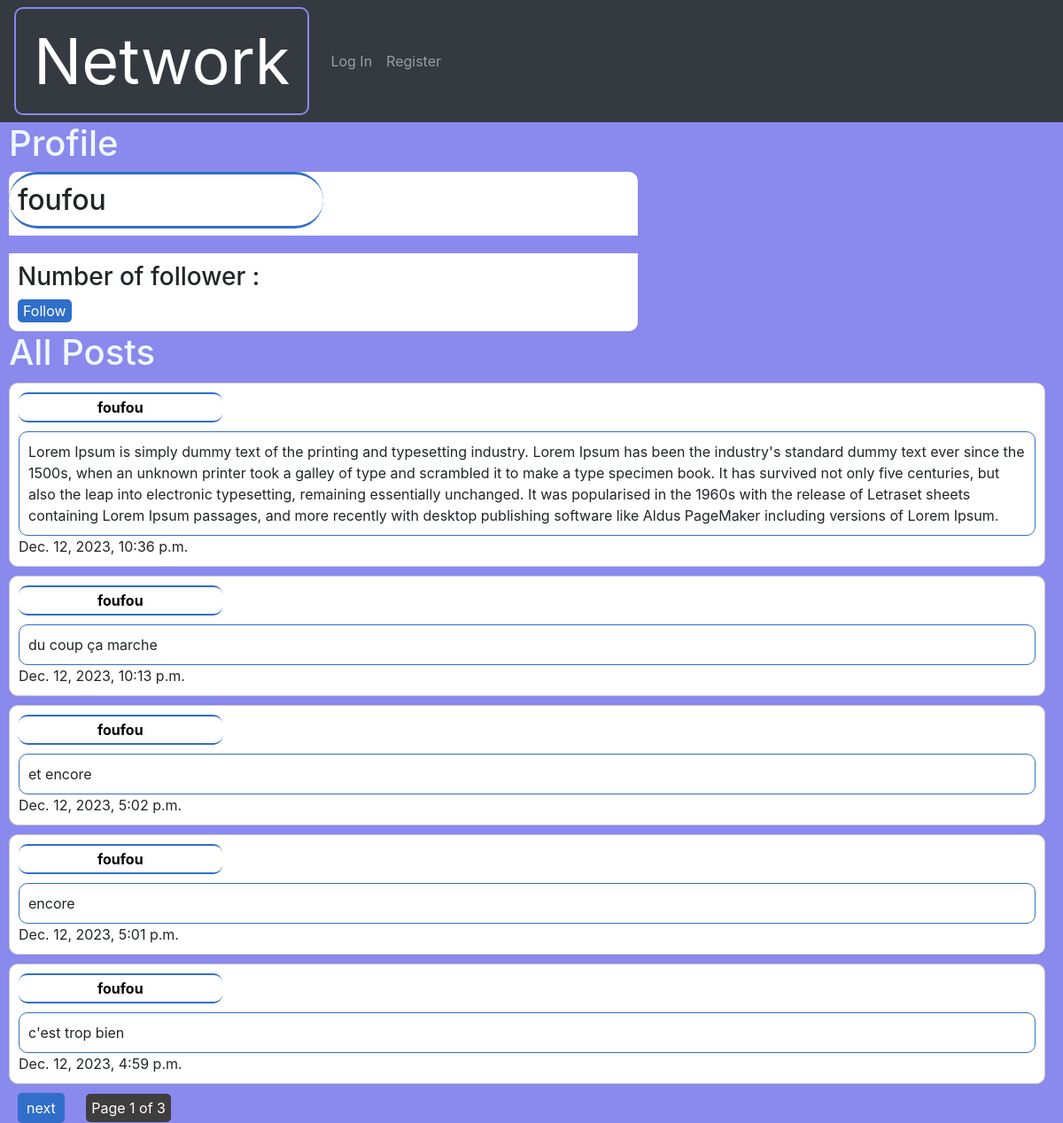
/profile/foufou/, run on the app's committed database.
### network/models.py (models this page shows)
class User(AbstractUser):
    pass

class NewPost(models.Model):
    postContent = models.CharField(max_length=500)
    poster = models.ForeignKey(User, on_delete=models.CASCADE, related_name = "poster")
    timestamp = models.DateTimeField(auto_now_add=True)

### network/views.py (the view)
# urls.py: path("profile/<str:profilename>/", views.profile, name="profile"),
def profile(request,profilename):
    user  = User.objects.get(username = profilename)
    name = str(user)
    posts_list = NewPost.objects.filter(poster = user).order_by('-timestamp')
    paginator = Paginator(posts_list, 5)
    page_number = request.GET.get('page')
    page_obj = paginator.get_page(page_number)
    return render(request , "network/profile.html", {'profilename': profilename, 'page_obj' : page_obj, 'name' : name})

### network/templates/network/profile.html (shortened to what this page needs)
{% extends "network/layout.html" %}
{% load static %}
{% block body %}
<div id="profile">
<h1>Profile</h1>
<div class="profile-container">
    <h2 id="name">{{name}}</h2>
    <div id="number-follower">
        <h3 >Number of follower :  </h3>
        <input type="submit" value="Follow" id="follow">
    </div>
</div>
    <div>
        <h1>All Posts</h1>
    </div>
<div id="posts">
    {% for post in page_obj %}
   <div class="post-container">
    <div class="poster"><a href="{% url 'profile' profilename=post.poster %}"><strong>{{ post.poster }}</strong></a></div>
    <div class="post-content">{{ post.postContent }}</div>
    <div class="post-time">{{post.timestamp}}</div>
   </div>
{% endfor %}
<div class="pagination">
    <span class="step-links">
        {% if page_obj.has_next %}
        <button id="next" >next</button>
        {% endif %}
        <span class="current page">
            Page {{ page_obj.number }} of {{ page_obj.paginator.num_pages }}
        </span>
    </span>
</div>
</div>
</div>
{% endblock %}

### network/templates/network/layout.html (shortened to what this page needs)
{% load static %}
<!DOCTYPE html>
<html lang="en" id="body">
    <head>
        <link rel="stylesheet" href="https://stackpath.bootstrapcdn.com/bootstrap/4.4.1/css/bootstrap.min.css">
        <link href="{% static 'network/styles.css' %}" rel="stylesheet">
    </head>
    <body >
        <nav class="navbar navbar-expand-lg navbar-dark bg-dark">
            <a class="navbar-brand" href="/">Network</a>
            <div>
              <ul class="navbar-nav mr-auto">
                {% if user.is_authenticated %}
                    <li class="nav-item">
                        <a class="nav-link" href="#">Following</a>
                    </li>
                    <li class="nav-item">
                        <a class="nav-link" href="{% url 'logout' %}">Log Out</a>
                    </li>
                {% else %}
                    <li class="nav-item">
                        <a class="nav-link" href="{% url 'login' %}">Log In</a>
                    </li>
                    <li class="nav-item">
                        <a class="nav-link" href="{% url 'register' %}">Register</a>
                    </li>
                {% endif %}
              </ul>
            </div>
          </nav>
        <div class="body">
            {% block body %}
            {% endblock %}
        </div>
    </body>
</html>

### network/static/network/styles.css (style rules this page uses)
h1 { margin-left: 10px; color:aliceblue; }
body { background: rgb(137, 137, 238); }
button { background-color: rgb(48, 110, 202); color: white; padding: 5px 10px; border: none; cursor: pointer; border-radius: 5px; margin-left: 20px; margin-top: 10px; }
a:link, a:visited, a:hover, a:active { color: rgb(255, 255, 255) }
.post-container { margin-left: 10px; border: solid rgb(201, 197, 197) 1px; border-radius: 10px; padding: 10px; border-width: auto; margin-right: 20px; margin-top: 10px; background: white; }
.post-container a:link, .post-container a:visited { color: rgb(0, 0, 0); }
.poster { border-bottom: solid rgb(48, 110, 202) 3px; border-top: solid rgb(48, 110, 202) 3px; border-width: 2px; padding: 3px; margin-right: 80%; border-radius: 10px; text-align: center; }
.post-content { border: solid rgb(48, 110, 202) 1px; border-radius: 10px; padding: 10px; border-width: auto; margin-top: 10px; }
.page { background: rgb(63, 61, 61); margin-left: 20px; border-radius: 5px; padding: 6px; color: white; }
.profile-container { margin-left: 10px; margin-right: 40%; background: white; border-radius: 10px; }
.profile-container #name { padding: 10px; margin-right: 50%; border-top: solid rgb(48, 110, 202) ; border-radius: 40px; border-width: 3px; border-bottom: solid rgb(48, 110, 202) ; }
.profile-container #number-follower { padding: 10px; border-top: solid rgb(137, 137, 238) 20px; }
.profile-container #number-follower input[type="submit"] { color: white; background: rgb(48, 110, 202) ; border: none; cursor: pointer; border-radius: 5px; }
.navbar-brand { font-size: 72px; border: solid rgb(137, 137, 238) 2px ; padding-left: 20px; padding-right: 20px; border-radius: 10px; }

### data on the page
User: username "foufou"
NewPost: poster "foufou", postContent "Lorem Ipsum is simply dummy text of the printing and typesetting industry. Lorem Ipsum has been the industry's standard dummy text ever since the 1500s, when an unknown printer took a galley of type and scrambled it to make a type specimen book. It has survived not only five centuries, but also the leap into electronic typesetting, remaining essentially unchanged. It was popularised in the 1960s with the release of Letraset sheets containing Lorem Ipsum passages, and more recently with desktop publishing software like Aldus PageMaker including versions of Lorem Ipsum.", timestamp "Dec. 12, 2023, 10:36 p.m."
NewPost: poster "foufou", postContent "du coup ça marche", timestamp "Dec. 12, 2023, 10:13 p.m."
NewPost: poster "foufou", postContent "et encore", timestamp "Dec. 12, 2023, 5:02 p.m."
NewPost: poster "foufou", postContent "encore", timestamp "Dec. 12, 2023, 5:01 p.m."
NewPost: poster "foufou", postContent "c'est trop bien", timestamp "Dec. 12, 2023, 4:59 p.m."

### other printed values
{{ page_obj.number }} "1"
{{ page_obj.paginator.num_pages }} "3"
